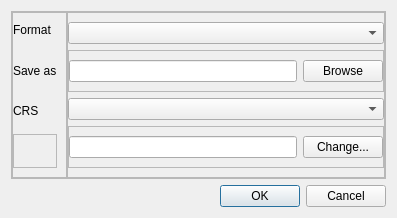
<?xml version="1.0" encoding="UTF-8"?>
<ui version="4.0">
 <class>Dialog</class>
 <widget class="QDialog" name="Dialog">
  <property name="geometry">
   <rect>
    <x>0</x>
    <y>0</y>
    <width>397</width>
    <height>213</height>
   </rect>
  </property>
  <property name="windowTitle">
   <string>Dialog</string>
  </property>
  <layout class="QVBoxLayout" name="verticalLayout">
   <item>
    <widget class="QFrame" name="frame">
     <property name="frameShape">
      <enum>QFrame::StyledPanel</enum>
     </property>
     <property name="frameShadow">
      <enum>QFrame::Raised</enum>
     </property>
     <layout class="QHBoxLayout" name="horizontalLayout">
      <property name="spacing">
       <number>0</number>
      </property>
      <property name="margin">
       <number>0</number>
      </property>
      <item>
       <widget class="QFrame" name="frame_2">
        <property name="maximumSize">
         <size>
          <width>70</width>
          <height>16777215</height>
         </size>
        </property>
        <property name="frameShape">
         <enum>QFrame::StyledPanel</enum>
        </property>
        <property name="frameShadow">
         <enum>QFrame::Raised</enum>
        </property>
        <layout class="QVBoxLayout" name="verticalLayout_2">
         <property name="spacing">
          <number>6</number>
         </property>
         <property name="leftMargin">
          <number>0</number>
         </property>
         <property name="topMargin">
          <number>0</number>
         </property>
         <item>
          <widget class="QLabel" name="label">
           <property name="text">
            <string>Format</string>
           </property>
          </widget>
         </item>
         <item>
          <widget class="QLabel" name="label_2">
           <property name="text">
            <string>Save as</string>
           </property>
          </widget>
         </item>
         <item>
          <widget class="QLabel" name="label_3">
           <property name="text">
            <string>CRS</string>
           </property>
          </widget>
         </item>
         <item>
          <widget class="QFrame" name="frame_3">
           <property name="frameShape">
            <enum>QFrame::StyledPanel</enum>
           </property>
           <property name="frameShadow">
            <enum>QFrame::Raised</enum>
           </property>
          </widget>
         </item>
        </layout>
       </widget>
      </item>
      <item>
       <widget class="QFrame" name="frame_4">
        <property name="frameShape">
         <enum>QFrame::StyledPanel</enum>
        </property>
        <property name="frameShadow">
         <enum>QFrame::Raised</enum>
        </property>
        <layout class="QVBoxLayout" name="verticalLayout_3">
         <property name="leftMargin">
          <number>0</number>
         </property>
         <property name="rightMargin">
          <number>0</number>
         </property>
         <item>
          <widget class="QComboBox" name="cmbFormat"/>
         </item>
         <item>
          <widget class="QFrame" name="frame_5">
           <property name="frameShape">
            <enum>QFrame::StyledPanel</enum>
           </property>
           <property name="frameShadow">
            <enum>QFrame::Raised</enum>
           </property>
           <layout class="QHBoxLayout" name="horizontalLayout_2">
            <property name="leftMargin">
             <number>0</number>
            </property>
            <property name="rightMargin">
             <number>0</number>
            </property>
            <item>
             <widget class="QLineEdit" name="txtSavePath"/>
            </item>
            <item>
             <widget class="QPushButton" name="btnBrowse">
              <property name="text">
               <string>Browse</string>
              </property>
             </widget>
            </item>
           </layout>
          </widget>
         </item>
         <item>
          <widget class="QComboBox" name="cmbCrs"/>
         </item>
         <item>
          <widget class="QFrame" name="frame_6">
           <property name="frameShape">
            <enum>QFrame::StyledPanel</enum>
           </property>
           <property name="frameShadow">
            <enum>QFrame::Raised</enum>
           </property>
           <layout class="QHBoxLayout" name="horizontalLayout_3">
            <property name="leftMargin">
             <number>0</number>
            </property>
            <property name="rightMargin">
             <number>0</number>
            </property>
            <item>
             <widget class="QLineEdit" name="txtCrs">
              <property name="enabled">
               <bool>true</bool>
              </property>
             </widget>
            </item>
            <item>
             <widget class="QPushButton" name="btnChange">
              <property name="text">
               <string>Change...</string>
              </property>
             </widget>
            </item>
           </layout>
          </widget>
         </item>
        </layout>
       </widget>
      </item>
     </layout>
    </widget>
   </item>
   <item>
    <widget class="QDialogButtonBox" name="buttonBox">
     <property name="orientation">
      <enum>Qt::Horizontal</enum>
     </property>
     <property name="standardButtons">
      <set>QDialogButtonBox::Cancel|QDialogButtonBox::Ok</set>
     </property>
    </widget>
   </item>
  </layout>
 </widget>
 <resources/>
 <connections>
  <connection>
   <sender>buttonBox</sender>
   <signal>accepted()</signal>
   <receiver>Dialog</receiver>
   <slot>accept()</slot>
   <hints>
    <hint type="sourcelabel">
     <x>248</x>
     <y>254</y>
    </hint>
    <hint type="destinationlabel">
     <x>157</x>
     <y>274</y>
    </hint>
   </hints>
  </connection>
  <connection>
   <sender>buttonBox</sender>
   <signal>rejected()</signal>
   <receiver>Dialog</receiver>
   <slot>reject()</slot>
   <hints>
    <hint type="sourcelabel">
     <x>316</x>
     <y>260</y>
    </hint>
    <hint type="destinationlabel">
     <x>286</x>
     <y>274</y>
    </hint>
   </hints>
  </connection>
 </connections>
</ui>
